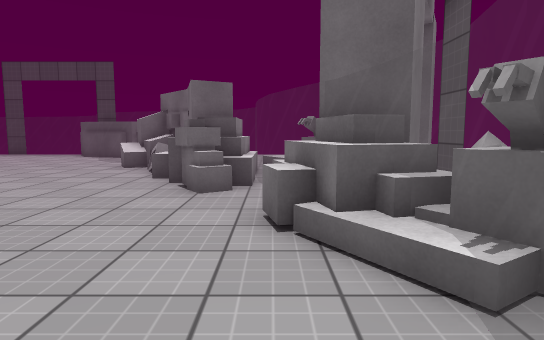
view 1 (above)

24 first-person views from a walk through a Unity game level. The camera is 1.2 m above the floor, tilts 6° down and sees 75° across. The floor is counted in squares, 1 m on a side. Each view is taken from the middle of a square. On the plan, view 1 faces up. The plan holds only what a view shows up to about 14 squares ahead; the rest is blank. The place goes on beyond the plan. The player character is not drawn. Some animated figures are left out. Surface patterns are stand-ins for the level's own textures.

view 2
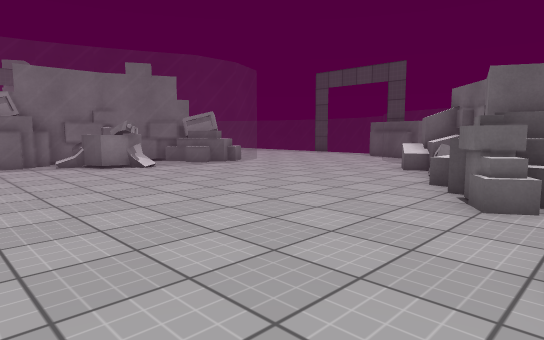

view 3
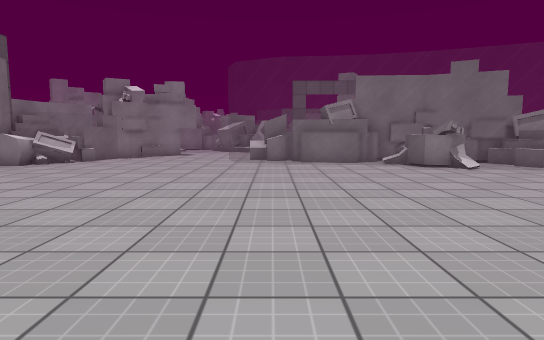

view 4
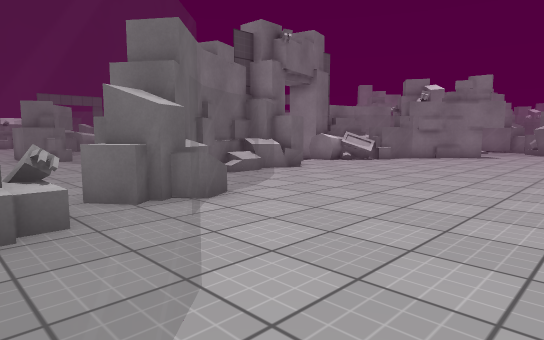

view 5
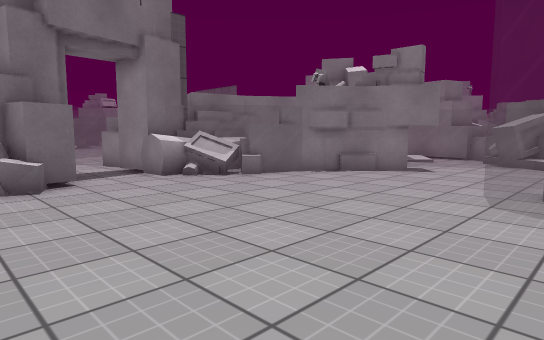

view 6
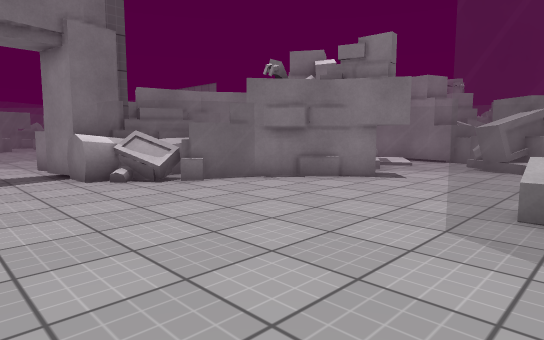

view 7
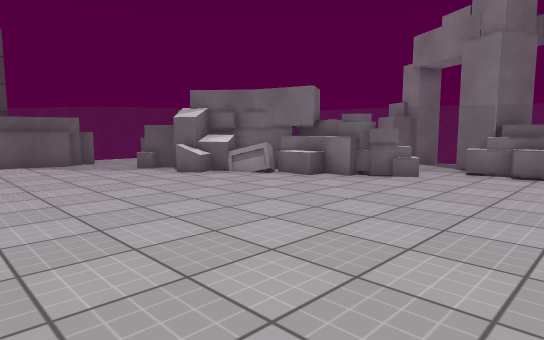

view 8
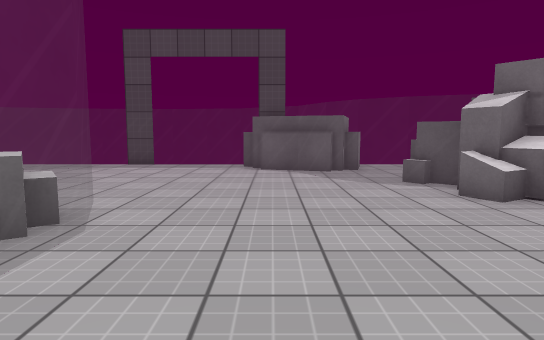

view 9
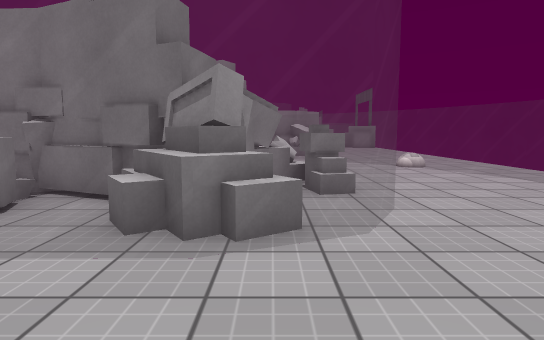

view 10
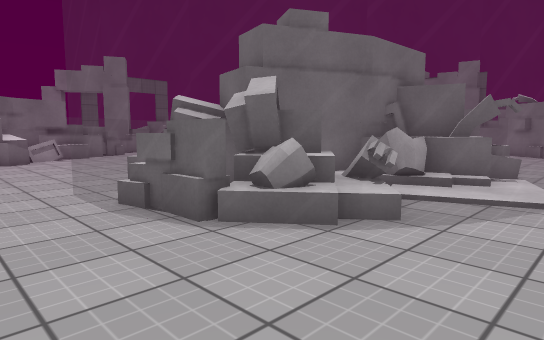

view 11
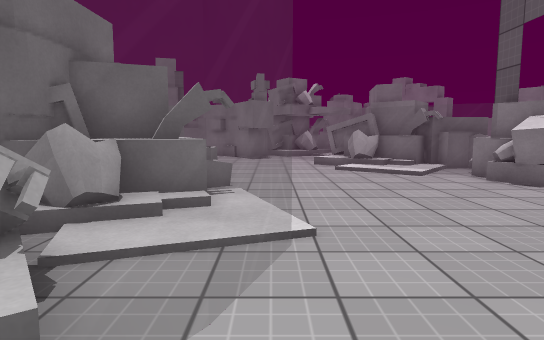

view 12
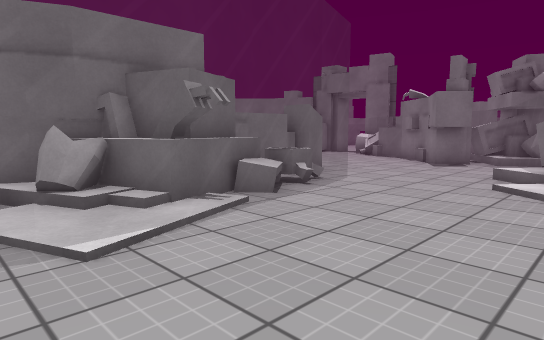

view 13
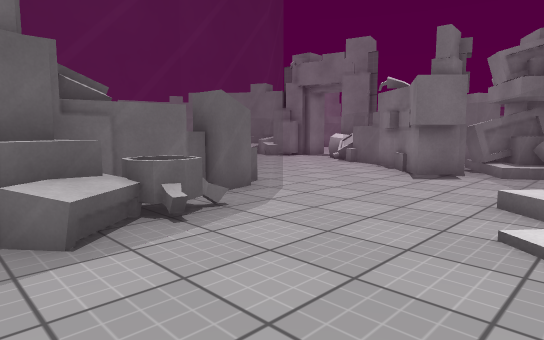

view 14
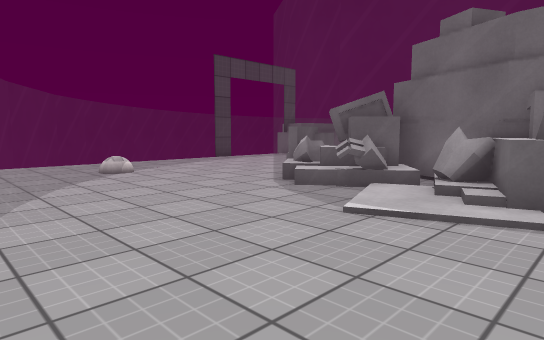

view 15
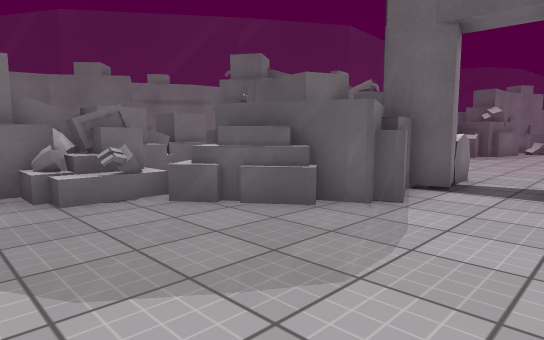

view 16
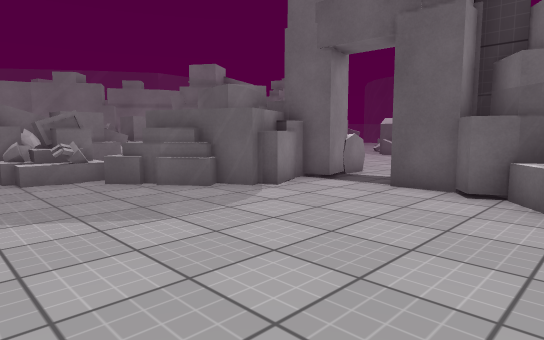

view 17
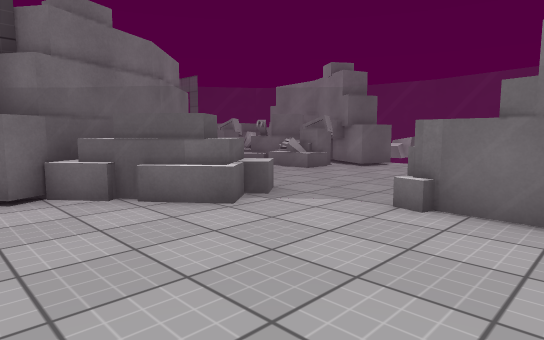

view 18
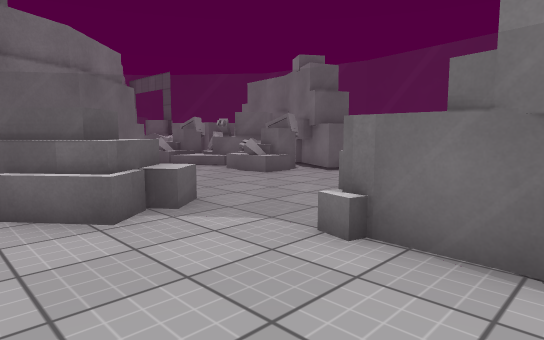

view 19
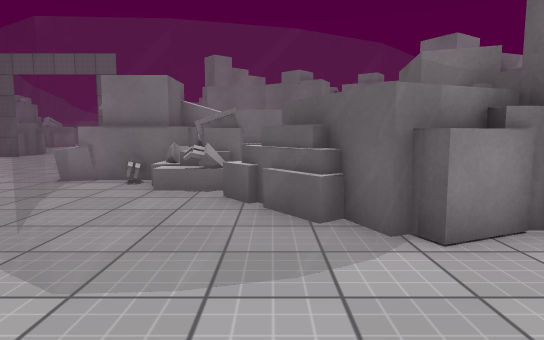

view 20
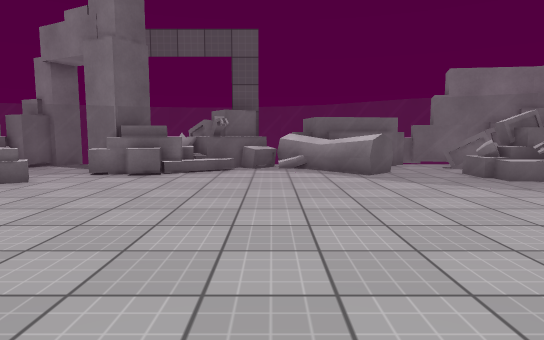

view 21
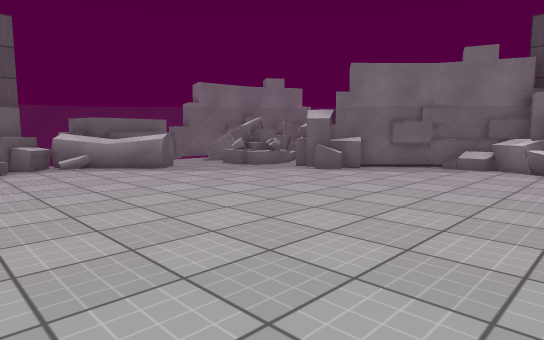

view 22
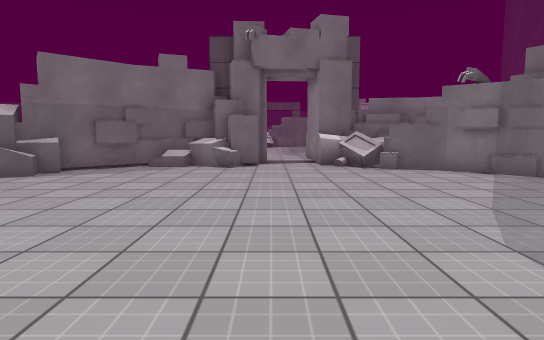

view 23
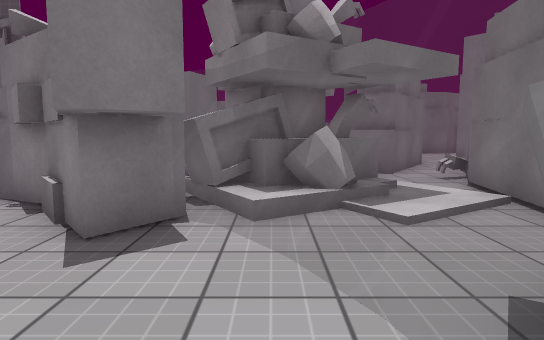

view 24
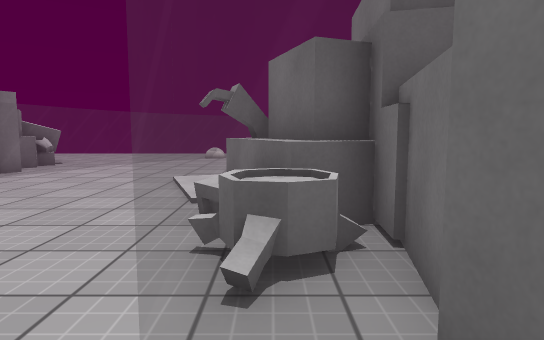

### Floor plan
Key: @ floor where view 1 was taken; # wall or solid block; . floor; / step, stairs or slope; = window, fence, low wall or low ledge; ^ raised ledge; T TV; O other object.
Columns run from 25 left of view 1 to 4 right of it. Each row starts with its distance up from view 1.
 20           ###
 19   ......  #====O   O.
 18   ....#=========OOOO.
 17   ..#===........==OO.
 16  ..===...........==..
 15  .==..............==O
 14  #=................==O
 13 #==......===........OOO
 12 ==.....==O====......OTT   O
 11 =.....==OO====.......TTOO O O
 10 =.....==OO#TT=........OOO  OO
  9 =....=====##O=.........  ^ OOO
  8 .....=====^===.........OO=...O
  7 .....===O##===...........==O #
  6 .....==OO##OOO...........OO
  5 ......=OO ===............OOO
  4 ......=OO O==............OO^OO
  3 ......=#=#T==.............OOO
  2 =/....=O=OT=...............=OO
  1 ==/...===OO=..............=OO
  0 O==....=OO =.............@=OOO
 -1 OO=.....====.............=OO
 -2 OOO=.....=..............=OO O
 -3 OOO=...................==.OOO
 -4 OOO=..O................=....O
 -5 ^..==OO...............==OO.T.^
 -6 ^...==OO............=O##OOTT.^
 -7 ^  OOO OO.........==#^## O OO^
 -8 # OOOOO OO=....O.==##^^..OOO#
 -9 # OOOO  OOOTO..OOO##  ...O O
-10     OOOO OO#O..O##^^  ..OOO#
-11 #     OO  OOO.OO###   ..OOO#
-12 #^O  O OOO =O...^=O  ......^#
-13 ##  OO     O#.....=OO........
-14      OO    O==.....==.......
-15       O  OOO.=......==...
-16      OOOOOO..=.......=..
-17       OOOO..==.......#
-18      OOOO..==........O
-19        O == ........ O

Where each view was taken, in squares from view 1:
view 1: 0 up, 0 right, facing up
view 2: 1 up, 0 right, facing up-left
view 3: 0 up, 0 right, facing left
view 4: 0 up, 0 right, facing down-left
view 5: 0 up, 8 left, facing down-left
view 6: 0 up, 10 left, facing down-left
view 7: 3 up, 11 left, facing up-right
view 8: 6 up, 9 left, facing up
view 9: 11 up, 8 left, facing left
view 10: 15 up, 21 left, facing down-right
view 11: 12 up, 20 left, facing down
view 12: 9 up, 24 left, facing down-right
view 13: 5 up, 23 left, facing down-right
view 14: 5 up, 25 left, facing up-right
view 15: 19 down, 10 left, facing up-left
view 16: 19 down, 7 left, facing up-left
view 17: 19 down, 10 left, facing up-right
view 18: 19 down, 8 left, facing up-right
view 19: 15 down, 9 left, facing left
view 20: 1 up, 10 left, facing right
view 21: 4 up, 11 left, facing down-right
view 22: 4 up, 11 left, facing down
view 23: 1 down, 21 left, facing down
view 24: 1 down, 18 left, facing up
